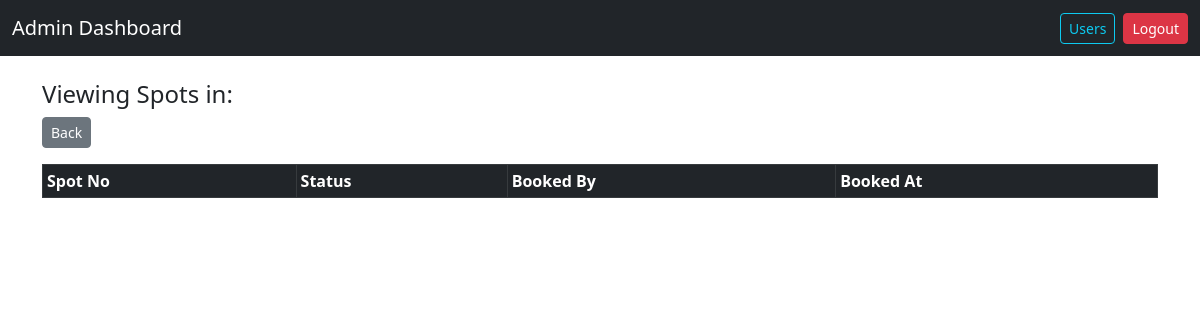
Page /admin/view_spots/2 (signed in) on the earlier database version.
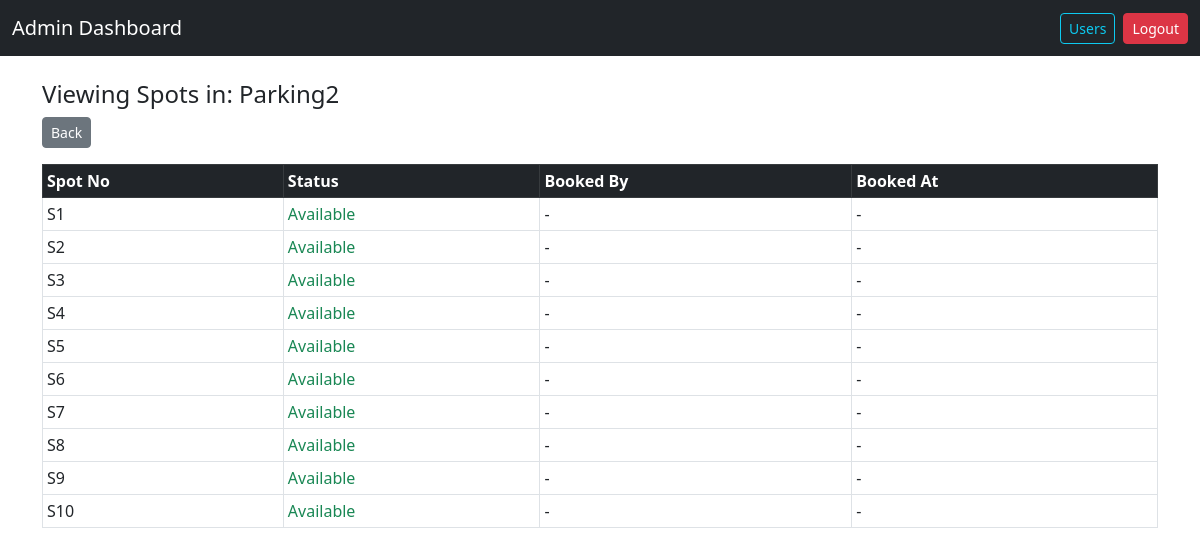
Same page on the later database version.
### models/models.py (models this page shows)
class ParkingLot(db.Model):
    id = db.Column(db.Integer, primary_key=True)
    name = db.Column(db.String(100), nullable=False)
    location = db.Column(db.String(100), nullable=False)
    address = db.Column(db.String(200), nullable=False)
    pincode = db.Column(db.Integer, nullable=False)
    price = db.Column(db.Float, nullable=False)
    max_spots = db.Column(db.Integer, nullable=False)
    spots = db.relationship('ParkingSpot', backref='lot', lazy=True)

class ParkingSpot(db.Model):
    id = db.Column(db.Integer, primary_key=True)
    spot_number = db.Column(db.String(10), nullable=False)
    is_booked = db.Column(db.Boolean, default=False)
    lot_id = db.Column(db.Integer, db.ForeignKey('parking_lot.id'), nullable=False)
    user_id = db.Column(db.Integer, db.ForeignKey('user.id'), nullable=True)
    booked_by = db.Column(db.String(100), nullable=True)
    booked_at = db.Column(db.String(100), nullable=True)
    released_at = db.Column(db.String(100), nullable=True)
    bookings = db.relationship('BookingHistory', backref='spot_obj', lazy=True)

### controllers/routes.py (the view)
@app.route('/admin/view_spots/<int:lot_id>')
def admin_view_spots(lot_id):
    if session.get('role') != 'admin':
        return redirect('/login')
    lot = ParkingLot.query.get(lot_id)
    spots = ParkingSpot.query.filter_by(lot_id=lot_id).all()
    return render_template('admin_view_spots.html', spots=spots, lot=lot)

### templates/admin_view_spots.html (shortened to what this page needs)
<!DOCTYPE html>
<html lang="en">
<head>
  <link rel="stylesheet" href="https://cdn.jsdelivr.net/npm/bootstrap@5.3.0/dist/css/bootstrap.min.css">
</head>
<body>
  <nav class="navbar navbar-expand-lg navbar-dark bg-dark mb-4">
    <div class="container-fluid justify-content-between">
      <a class="navbar-brand" href="/admin_dashboard"> Admin Dashboard</a>
      <div class="d-flex">
        <a href="/view_users" class="btn btn-outline-info btn-sm me-2"> Users</a>
        <a href="/logout" class="btn btn-danger btn-sm">Logout</a>
      </div>
    </div>
  </nav>
  <div class="container mt-4">
    <h4> Viewing Spots in: {{ lot.name }}</h4>
    <a href="/admin_dashboard" class="btn btn-secondary btn-sm mb-3"> Back</a>
    <table class="table table-bordered table-sm">
      <thead class="table-dark">
        <tr>
          <th>Spot No</th>
          <th>Status</th>
          <th>Booked By</th>
          <th>Booked At</th>
        </tr>
      </thead>
      <tbody>
        {% for spot in spots %}
        <tr>
          <td>{{ spot.spot_number }}</td>
          <td>
            {% if spot.is_booked %}
              <span class="text-danger">Booked</span>
            {% else %}
              <span class="text-success">Available</span>
            {% endif %}
          </td>
          <td>{{ spot.booked_by or '-' }}</td>
          <td>{{ spot.booked_at or '-' }}</td>
        </tr>
        {% endfor %}
      </tbody>
    </table>
  </div>
</body>
</html>

Differences in the rows shown:
added ParkingLot: name "Parking2"
added ParkingSpot: spot_number "S1", is_booked "Available", booked_by "-", booked_at "-"
added ParkingSpot: spot_number "S2", is_booked "Available", booked_by "-", booked_at "-"
added ParkingSpot: spot_number "S3", is_booked "Available", booked_by "-", booked_at "-"
added ParkingSpot: spot_number "S4", is_booked "Available", booked_by "-", booked_at "-"
added ParkingSpot: spot_number "S5", is_booked "Available", booked_by "-", booked_at "-"
added ParkingSpot: spot_number "S6", is_booked "Available", booked_by "-", booked_at "-"
added ParkingSpot: spot_number "S7", is_booked "Available", booked_by "-", booked_at "-"
added ParkingSpot: spot_number "S8", is_booked "Available", booked_by "-", booked_at "-"
added ParkingSpot: spot_number "S9", is_booked "Available", booked_by "-", booked_at "-"
added ParkingSpot: spot_number "S10", is_booked "Available", booked_by "-", booked_at "-"
